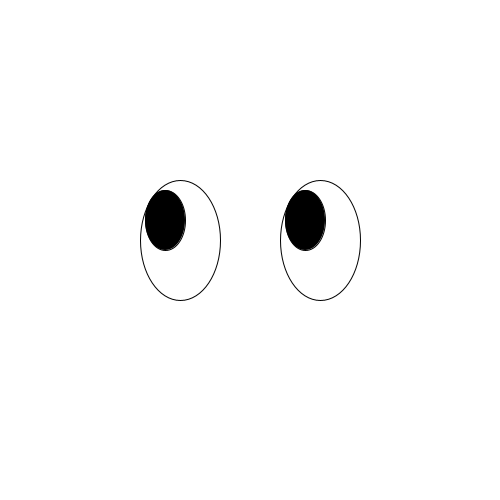
Frame 1 (no input)
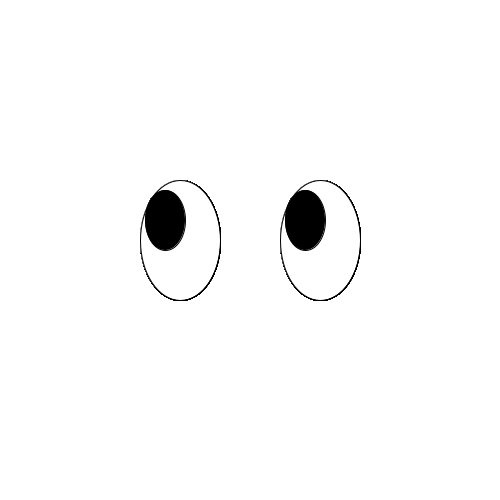
Frame 60 (the mouse pressed at the canvas centre just before this capture)
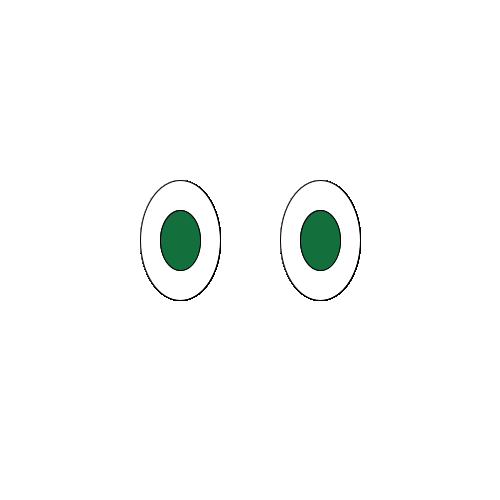
Frame 120 (the mouse held since frame 60 and released just before this capture)

The Processing sketch that drew these frames (run headless with seeded random() and noise(); from frame 60 on, the mouse is pressed at the canvas centre):

// Processing sketch: processing_95365
// ── processing_95365.pde

float r = 100;
float g = 200;
float b = 250;
float a = 275;

void setup() {
  size(500, 500);
  background(255);
  smooth();
  frameRate(13);
}

void draw() {
  ellipseMode(CENTER);
  
  float x1 = map(mouseX, 0, width, 165, 195);
  float y1 = map(mouseY, 0, height, 220, 260);
  float x2 = map(mouseX, 0, width, 305, 335);
  float y2 = map(mouseY, 0, height, 220, 260);
  
  //eyes
  fill(255);
  ellipse(180, 240, 80, 120);
  ellipse(320, 240, 80, 120);
  
  //pupils
  fill(0);
  ellipse(x1, y1, 40, 60);
  ellipse(x2, y2, 40, 60);

  //colours
  fill(r, g, b, a);
  r = random(0, 255);
  g = random(0, 255);
  b = random(0, 255);
  a = random(0, 255);
  
  if(mousePressed){
  ellipse(x1, y1, 40, 60);
  ellipse(x2, y2, 40, 60);
  }
}
